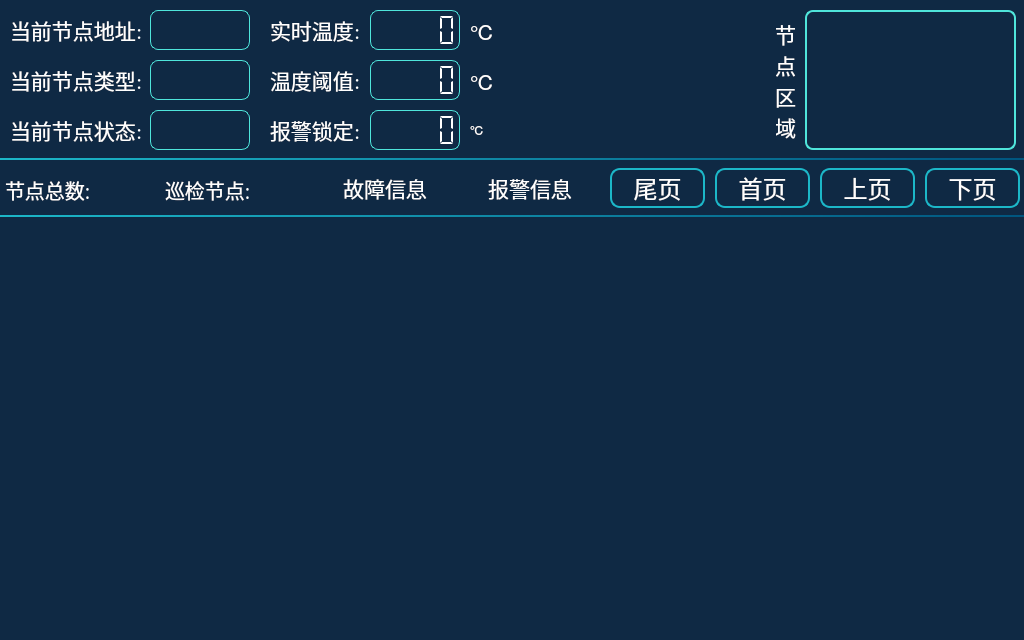
<?xml version="1.0" encoding="UTF-8"?>
<ui version="4.0">
 <class>NodeView</class>
 <widget class="QWidget" name="NodeView">
  <property name="geometry">
   <rect>
    <x>0</x>
    <y>0</y>
    <width>1024</width>
    <height>640</height>
   </rect>
  </property>
  <property name="focusPolicy">
   <enum>Qt::ClickFocus</enum>
  </property>
  <property name="windowTitle">
   <string>Form</string>
  </property>
  <property name="styleSheet">
   <string notr="true">QWidget#NodeView{
color: rgb(255, 255, 255);
background-color: rgb(15, 41, 68);
}
QLCDNumber{
font: 14pt &quot;文泉驿等宽微米黑&quot;;
color: rgb(80, 175, 185);
border:1px solid white;
border-color: rgb(79, 229, 219);
border-radius:8px;
}

QToolButton{
font: 18pt &quot;文泉驿等宽微米黑&quot;;
color: rgb(255, 255, 255);
border:2px solid rgb(28, 183, 200);
border-radius:10px;
background-color: rgb(15, 41, 68);
}
QToolButton:disabled{
font: 18pt &quot;文泉驿等宽微米黑&quot;;
color: rgb(255, 255, 255);
border-color: rgb(255, 255, 255);
}
QToolButton:hover{
font: 17pt &quot;文泉驿等宽微米黑&quot;;
color: rgb(255, 0, 0);
color: rgb(0, 185, 185);
/*background-color: rgb(3, 127, 119);*/
}
QLabel{
font: 16pt &quot;Noto Sans [monotype]&quot;;
color: rgb(80, 175, 185);
}
QLabel#lbArea{
font: 14pt &quot;文泉驿等宽微米黑&quot;;
color: rgb(255, 255, 255);
border:2px solid ;
border-color: rgb(79, 229, 219);
border-radius:8px;
}
</string>
  </property>
  <widget class="QLabel" name="lbCurCanId">
   <property name="geometry">
    <rect>
     <x>270</x>
     <y>170</y>
     <width>40</width>
     <height>40</height>
    </rect>
   </property>
   <property name="font">
    <font>
     <family>文泉驿等宽微米黑</family>
     <pointsize>15</pointsize>
     <weight>50</weight>
     <italic>false</italic>
     <bold>false</bold>
    </font>
   </property>
   <property name="focusPolicy">
    <enum>Qt::TabFocus</enum>
   </property>
   <property name="styleSheet">
    <string notr="true">font: 15pt &quot;文泉驿等宽微米黑&quot;;
color: rgb(255, 255, 255);</string>
   </property>
   <property name="text">
    <string/>
   </property>
   <property name="alignment">
    <set>Qt::AlignCenter</set>
   </property>
  </widget>
  <widget class="QToolButton" name="tBtnHeadPage">
   <property name="geometry">
    <rect>
     <x>715</x>
     <y>168</y>
     <width>95</width>
     <height>40</height>
    </rect>
   </property>
   <property name="font">
    <font>
     <family>文泉驿等宽微米黑</family>
     <pointsize>18</pointsize>
     <weight>50</weight>
     <italic>false</italic>
     <bold>false</bold>
    </font>
   </property>
   <property name="focusPolicy">
    <enum>Qt::NoFocus</enum>
   </property>
   <property name="text">
    <string>首页</string>
   </property>
   <property name="icon">
    <iconset resource="../image.qrc">
     <normaloff>:/Image/headPage.png</normaloff>:/Image/headPage.png</iconset>
   </property>
   <property name="iconSize">
    <size>
     <width>23</width>
     <height>23</height>
    </size>
   </property>
   <property name="toolButtonStyle">
    <enum>Qt::ToolButtonTextBesideIcon</enum>
   </property>
  </widget>
  <widget class="QScrollArea" name="scrollArea">
   <property name="geometry">
    <rect>
     <x>15</x>
     <y>230</y>
     <width>990</width>
     <height>400</height>
    </rect>
   </property>
   <property name="focusPolicy">
    <enum>Qt::ClickFocus</enum>
   </property>
   <property name="styleSheet">
    <string notr="true">QScrollArea#scrollArea{
border:1px none;
background-color: rgb(15, 41, 68);
}
QToolButton{
font: 12pt &quot;文泉驿等宽微米黑&quot;;
border:1px solid;
background-color: rgb(14, 221, 111);
border-radius:10px;
border-color: rgb(53, 156, 212);
color: rgb(0, 0, 0);
}
</string>
   </property>
   <property name="verticalScrollBarPolicy">
    <enum>Qt::ScrollBarAlwaysOff</enum>
   </property>
   <property name="horizontalScrollBarPolicy">
    <enum>Qt::ScrollBarAlwaysOff</enum>
   </property>
   <property name="widgetResizable">
    <bool>true</bool>
   </property>
   <widget class="QWidget" name="scrollAreaWidgetContents">
    <property name="geometry">
     <rect>
      <x>0</x>
      <y>0</y>
      <width>990</width>
      <height>400</height>
     </rect>
    </property>
    <property name="styleSheet">
     <string notr="true">QWidget#scrollAreaWidgetContents{
background-color: rgb(15, 41, 68);
}
QToolButton{
color: rgb(0, 0, 0);
font: 12pt &quot;文泉驿等宽微米黑&quot;;
border:1px solid rgb(53, 156, 212);
background-color: rgb(0, 255, 0);
border-radius:10px;
}</string>
    </property>
   </widget>
  </widget>
  <widget class="QLabel" name="label_22">
   <property name="geometry">
    <rect>
     <x>0</x>
     <y>158</y>
     <width>1024</width>
     <height>2</height>
    </rect>
   </property>
   <property name="styleSheet">
    <string notr="true">font: 16pt &quot;文泉驿等宽微米黑&quot;;
background-color: qlineargradient(spread:reflect, x1:0, y1:0, x2:1, y2:0, stop:0 rgba(28, 183, 200, 255), stop:1 rgba(0, 85, 127, 255));</string>
   </property>
   <property name="text">
    <string/>
   </property>
  </widget>
  <widget class="QLabel" name="lb_Time_3">
   <property name="geometry">
    <rect>
     <x>5</x>
     <y>170</y>
     <width>100</width>
     <height>40</height>
    </rect>
   </property>
   <property name="font">
    <font>
     <family>文泉驿等宽微米黑</family>
     <pointsize>15</pointsize>
     <weight>50</weight>
     <italic>false</italic>
     <bold>false</bold>
    </font>
   </property>
   <property name="focusPolicy">
    <enum>Qt::TabFocus</enum>
   </property>
   <property name="styleSheet">
    <string notr="true">font: 15pt &quot;文泉驿等宽微米黑&quot;;
color: rgb(255, 255, 255);</string>
   </property>
   <property name="text">
    <string>节点总数:</string>
   </property>
   <property name="alignment">
    <set>Qt::AlignLeading|Qt::AlignLeft|Qt::AlignVCenter</set>
   </property>
  </widget>
  <widget class="QToolButton" name="tBtnErrorInfo">
   <property name="geometry">
    <rect>
     <x>320</x>
     <y>170</y>
     <width>130</width>
     <height>35</height>
    </rect>
   </property>
   <property name="font">
    <font>
     <family>文泉驿等宽微米黑</family>
     <pointsize>16</pointsize>
     <weight>50</weight>
     <italic>false</italic>
     <bold>false</bold>
    </font>
   </property>
   <property name="focusPolicy">
    <enum>Qt::NoFocus</enum>
   </property>
   <property name="styleSheet">
    <string notr="true">QToolButton{
font: 16pt &quot;文泉驿等宽微米黑&quot;;
color: rgb(255, 255, 255);
border:2px none rgb(28, 183, 200);
border-radius:10px;
background-color: rgb(43, 79, 102);
background-color: rgb(15, 41, 68);
}
</string>
   </property>
   <property name="text">
    <string>故障信息</string>
   </property>
   <property name="icon">
    <iconset resource="../image.qrc">
     <normaloff>:/Image/errorInfo.png</normaloff>:/Image/errorInfo.png</iconset>
   </property>
   <property name="iconSize">
    <size>
     <width>35</width>
     <height>35</height>
    </size>
   </property>
   <property name="toolButtonStyle">
    <enum>Qt::ToolButtonTextBesideIcon</enum>
   </property>
  </widget>
  <widget class="QLabel" name="lbArea">
   <property name="geometry">
    <rect>
     <x>805</x>
     <y>10</y>
     <width>211</width>
     <height>140</height>
    </rect>
   </property>
   <property name="styleSheet">
    <string notr="true"/>
   </property>
   <property name="text">
    <string/>
   </property>
   <property name="textFormat">
    <enum>Qt::AutoText</enum>
   </property>
   <property name="alignment">
    <set>Qt::AlignLeading|Qt::AlignLeft|Qt::AlignTop</set>
   </property>
   <property name="wordWrap">
    <bool>true</bool>
   </property>
  </widget>
  <widget class="QLabel" name="lbNodeCanId">
   <property name="geometry">
    <rect>
     <x>150</x>
     <y>10</y>
     <width>100</width>
     <height>40</height>
    </rect>
   </property>
   <property name="font">
    <font>
     <family>Noto Sans [monotype]</family>
     <pointsize>16</pointsize>
     <weight>50</weight>
     <italic>false</italic>
     <bold>false</bold>
    </font>
   </property>
   <property name="styleSheet">
    <string notr="true">color: rgb(255, 255, 255);
border:1px solid white;
border-color: rgb(79, 229, 219);
border-radius:8px;</string>
   </property>
   <property name="text">
    <string/>
   </property>
   <property name="alignment">
    <set>Qt::AlignCenter</set>
   </property>
  </widget>
  <widget class="QLabel" name="lbNodeState">
   <property name="geometry">
    <rect>
     <x>150</x>
     <y>110</y>
     <width>100</width>
     <height>40</height>
    </rect>
   </property>
   <property name="font">
    <font>
     <family>Noto Sans [monotype]</family>
     <pointsize>16</pointsize>
     <weight>50</weight>
     <italic>false</italic>
     <bold>false</bold>
    </font>
   </property>
   <property name="styleSheet">
    <string notr="true">color: rgb(255, 255, 255);
border:1px solid white;
border-color: rgb(79, 229, 219);
border-radius:8px;</string>
   </property>
   <property name="text">
    <string/>
   </property>
   <property name="alignment">
    <set>Qt::AlignCenter</set>
   </property>
  </widget>
  <widget class="QLabel" name="lb_Time_2">
   <property name="geometry">
    <rect>
     <x>165</x>
     <y>170</y>
     <width>100</width>
     <height>40</height>
    </rect>
   </property>
   <property name="font">
    <font>
     <family>文泉驿等宽微米黑</family>
     <pointsize>15</pointsize>
     <weight>50</weight>
     <italic>false</italic>
     <bold>false</bold>
    </font>
   </property>
   <property name="focusPolicy">
    <enum>Qt::TabFocus</enum>
   </property>
   <property name="styleSheet">
    <string notr="true">font: 15pt &quot;文泉驿等宽微米黑&quot;;
color: rgb(255, 255, 255);</string>
   </property>
   <property name="text">
    <string>巡检节点:</string>
   </property>
   <property name="alignment">
    <set>Qt::AlignLeading|Qt::AlignLeft|Qt::AlignVCenter</set>
   </property>
  </widget>
  <widget class="QToolButton" name="tBtnAlarmInfo">
   <property name="geometry">
    <rect>
     <x>465</x>
     <y>170</y>
     <width>130</width>
     <height>35</height>
    </rect>
   </property>
   <property name="font">
    <font>
     <family>文泉驿等宽微米黑</family>
     <pointsize>16</pointsize>
     <weight>50</weight>
     <italic>false</italic>
     <bold>false</bold>
    </font>
   </property>
   <property name="focusPolicy">
    <enum>Qt::NoFocus</enum>
   </property>
   <property name="styleSheet">
    <string notr="true">QToolButton{
font: 16pt &quot;文泉驿等宽微米黑&quot;;
color: rgb(255, 255, 255);
border:2px none rgb(28, 183, 200);
border-radius:10px;
background-color: rgb(43, 79, 102);
background-color: rgb(15, 41, 68);
}
</string>
   </property>
   <property name="text">
    <string>报警信息</string>
   </property>
   <property name="icon">
    <iconset resource="../image.qrc">
     <normaloff>:/Image/alarmInfo.png</normaloff>:/Image/alarmInfo.png</iconset>
   </property>
   <property name="iconSize">
    <size>
     <width>35</width>
     <height>35</height>
    </size>
   </property>
   <property name="toolButtonStyle">
    <enum>Qt::ToolButtonTextBesideIcon</enum>
   </property>
  </widget>
  <widget class="QToolButton" name="tBtnLastPage">
   <property name="geometry">
    <rect>
     <x>820</x>
     <y>168</y>
     <width>95</width>
     <height>40</height>
    </rect>
   </property>
   <property name="font">
    <font>
     <family>文泉驿等宽微米黑</family>
     <pointsize>18</pointsize>
     <weight>50</weight>
     <italic>false</italic>
     <bold>false</bold>
    </font>
   </property>
   <property name="focusPolicy">
    <enum>Qt::NoFocus</enum>
   </property>
   <property name="text">
    <string>上页</string>
   </property>
   <property name="icon">
    <iconset resource="../image.qrc">
     <normaloff>:/Image/arrow-up.png</normaloff>:/Image/arrow-up.png</iconset>
   </property>
   <property name="iconSize">
    <size>
     <width>27</width>
     <height>27</height>
    </size>
   </property>
   <property name="toolButtonStyle">
    <enum>Qt::ToolButtonTextBesideIcon</enum>
   </property>
  </widget>
  <widget class="QToolButton" name="tBtnTailPage">
   <property name="geometry">
    <rect>
     <x>610</x>
     <y>168</y>
     <width>95</width>
     <height>40</height>
    </rect>
   </property>
   <property name="font">
    <font>
     <family>文泉驿等宽微米黑</family>
     <pointsize>18</pointsize>
     <weight>50</weight>
     <italic>false</italic>
     <bold>false</bold>
    </font>
   </property>
   <property name="focusPolicy">
    <enum>Qt::NoFocus</enum>
   </property>
   <property name="text">
    <string>尾页</string>
   </property>
   <property name="icon">
    <iconset resource="../image.qrc">
     <normaloff>:/Image/tailPage.png</normaloff>:/Image/tailPage.png</iconset>
   </property>
   <property name="iconSize">
    <size>
     <width>23</width>
     <height>23</height>
    </size>
   </property>
   <property name="toolButtonStyle">
    <enum>Qt::ToolButtonTextBesideIcon</enum>
   </property>
  </widget>
  <widget class="QLabel" name="lb_node_3">
   <property name="geometry">
    <rect>
     <x>10</x>
     <y>110</y>
     <width>135</width>
     <height>40</height>
    </rect>
   </property>
   <property name="font">
    <font>
     <family>Noto Sans [monotype]</family>
     <pointsize>16</pointsize>
     <weight>50</weight>
     <italic>false</italic>
     <bold>false</bold>
    </font>
   </property>
   <property name="styleSheet">
    <string notr="true">color: rgb(255, 255, 255);</string>
   </property>
   <property name="text">
    <string>当前节点状态:</string>
   </property>
   <property name="alignment">
    <set>Qt::AlignLeading|Qt::AlignLeft|Qt::AlignVCenter</set>
   </property>
  </widget>
  <widget class="QLabel" name="label_21">
   <property name="geometry">
    <rect>
     <x>0</x>
     <y>215</y>
     <width>1024</width>
     <height>2</height>
    </rect>
   </property>
   <property name="styleSheet">
    <string notr="true">font: 16pt &quot;文泉驿等宽微米黑&quot;;
background-color: qlineargradient(spread:reflect, x1:0, y1:0, x2:1, y2:0, stop:0 rgba(28, 183, 200, 255), stop:1 rgba(0, 85, 127, 255));</string>
   </property>
   <property name="text">
    <string/>
   </property>
  </widget>
  <widget class="QLabel" name="label_28">
   <property name="geometry">
    <rect>
     <x>775</x>
     <y>20</y>
     <width>26</width>
     <height>121</height>
    </rect>
   </property>
   <property name="font">
    <font>
     <family>Noto Sans [monotype]</family>
     <pointsize>16</pointsize>
     <weight>50</weight>
     <italic>false</italic>
     <bold>false</bold>
    </font>
   </property>
   <property name="styleSheet">
    <string notr="true">color: rgb(255, 255, 255);</string>
   </property>
   <property name="text">
    <string>节
点
区
域</string>
   </property>
  </widget>
  <widget class="QLabel" name="lbNodeType">
   <property name="geometry">
    <rect>
     <x>150</x>
     <y>60</y>
     <width>100</width>
     <height>40</height>
    </rect>
   </property>
   <property name="font">
    <font>
     <family>Noto Sans [monotype]</family>
     <pointsize>16</pointsize>
     <weight>50</weight>
     <italic>false</italic>
     <bold>false</bold>
    </font>
   </property>
   <property name="styleSheet">
    <string notr="true">color: rgb(255, 255, 255);
border:1px solid white;
border-color: rgb(79, 229, 219);
border-radius:8px;</string>
   </property>
   <property name="text">
    <string/>
   </property>
   <property name="alignment">
    <set>Qt::AlignCenter</set>
   </property>
  </widget>
  <widget class="QLabel" name="lb_node_2">
   <property name="geometry">
    <rect>
     <x>10</x>
     <y>10</y>
     <width>135</width>
     <height>40</height>
    </rect>
   </property>
   <property name="font">
    <font>
     <family>Noto Sans [monotype]</family>
     <pointsize>16</pointsize>
     <weight>50</weight>
     <italic>false</italic>
     <bold>false</bold>
    </font>
   </property>
   <property name="styleSheet">
    <string notr="true">color: rgb(255, 255, 255);</string>
   </property>
   <property name="text">
    <string>当前节点地址:</string>
   </property>
   <property name="alignment">
    <set>Qt::AlignLeading|Qt::AlignLeft|Qt::AlignVCenter</set>
   </property>
  </widget>
  <widget class="QLabel" name="lbNodeCount">
   <property name="geometry">
    <rect>
     <x>95</x>
     <y>170</y>
     <width>66</width>
     <height>40</height>
    </rect>
   </property>
   <property name="font">
    <font>
     <family>文泉驿等宽微米黑</family>
     <pointsize>15</pointsize>
     <weight>50</weight>
     <italic>false</italic>
     <bold>false</bold>
    </font>
   </property>
   <property name="styleSheet">
    <string notr="true">font: 15pt &quot;文泉驿等宽微米黑&quot;;
color: rgb(255, 255, 255);</string>
   </property>
   <property name="text">
    <string/>
   </property>
   <property name="alignment">
    <set>Qt::AlignCenter</set>
   </property>
  </widget>
  <widget class="QToolButton" name="tBtnNestPage">
   <property name="enabled">
    <bool>true</bool>
   </property>
   <property name="geometry">
    <rect>
     <x>925</x>
     <y>168</y>
     <width>95</width>
     <height>40</height>
    </rect>
   </property>
   <property name="font">
    <font>
     <family>文泉驿等宽微米黑</family>
     <pointsize>18</pointsize>
     <weight>50</weight>
     <italic>false</italic>
     <bold>false</bold>
    </font>
   </property>
   <property name="focusPolicy">
    <enum>Qt::NoFocus</enum>
   </property>
   <property name="text">
    <string>下页</string>
   </property>
   <property name="icon">
    <iconset resource="../image.qrc">
     <normaloff>:/Image/arrow-down.png</normaloff>:/Image/arrow-down.png</iconset>
   </property>
   <property name="iconSize">
    <size>
     <width>27</width>
     <height>27</height>
    </size>
   </property>
   <property name="toolButtonStyle">
    <enum>Qt::ToolButtonTextBesideIcon</enum>
   </property>
  </widget>
  <widget class="QLabel" name="lb_node_6">
   <property name="geometry">
    <rect>
     <x>10</x>
     <y>60</y>
     <width>135</width>
     <height>40</height>
    </rect>
   </property>
   <property name="font">
    <font>
     <family>Noto Sans [monotype]</family>
     <pointsize>16</pointsize>
     <weight>50</weight>
     <italic>false</italic>
     <bold>false</bold>
    </font>
   </property>
   <property name="styleSheet">
    <string notr="true">color: rgb(255, 255, 255);</string>
   </property>
   <property name="text">
    <string>当前节点类型:</string>
   </property>
   <property name="alignment">
    <set>Qt::AlignLeading|Qt::AlignLeft|Qt::AlignVCenter</set>
   </property>
  </widget>
  <widget class="QStackedWidget" name="stackedWidget">
   <property name="geometry">
    <rect>
     <x>260</x>
     <y>5</y>
     <width>516</width>
     <height>150</height>
    </rect>
   </property>
   <property name="styleSheet">
    <string notr="true">background-color: rgb(15, 41, 68);</string>
   </property>
   <property name="currentIndex">
    <number>1</number>
   </property>
   <widget class="QWidget" name="leakPage">
    <widget class="QLCDNumber" name="lcdNbLockLeak">
     <property name="geometry">
      <rect>
       <x>110</x>
       <y>105</y>
       <width>90</width>
       <height>40</height>
      </rect>
     </property>
     <property name="styleSheet">
      <string notr="true">color: rgb(255, 255, 255);</string>
     </property>
     <property name="smallDecimalPoint">
      <bool>false</bool>
     </property>
     <property name="digitCount">
      <number>5</number>
     </property>
     <property name="segmentStyle">
      <enum>QLCDNumber::Flat</enum>
     </property>
    </widget>
    <widget class="QLabel" name="lbIA_1">
     <property name="geometry">
      <rect>
       <x>10</x>
       <y>105</y>
       <width>95</width>
       <height>40</height>
      </rect>
     </property>
     <property name="font">
      <font>
       <family>Noto Sans [monotype]</family>
       <pointsize>16</pointsize>
       <weight>50</weight>
       <italic>false</italic>
       <bold>false</bold>
      </font>
     </property>
     <property name="styleSheet">
      <string notr="true">color: rgb(255, 255, 255);</string>
     </property>
     <property name="text">
      <string>报警锁定:</string>
     </property>
    </widget>
    <widget class="QLabel" name="lbVA_1">
     <property name="geometry">
      <rect>
       <x>10</x>
       <y>5</y>
       <width>95</width>
       <height>40</height>
      </rect>
     </property>
     <property name="font">
      <font>
       <family>Noto Sans [monotype]</family>
       <pointsize>16</pointsize>
       <weight>50</weight>
       <italic>false</italic>
       <bold>false</bold>
      </font>
     </property>
     <property name="styleSheet">
      <string notr="true">color: rgb(255, 255, 255);</string>
     </property>
     <property name="text">
      <string>实时漏电:</string>
     </property>
    </widget>
    <widget class="QLabel" name="lbUnitVA_1">
     <property name="geometry">
      <rect>
       <x>210</x>
       <y>5</y>
       <width>35</width>
       <height>40</height>
      </rect>
     </property>
     <property name="font">
      <font>
       <family>Noto Sans [monotype]</family>
       <pointsize>16</pointsize>
       <weight>50</weight>
       <italic>false</italic>
       <bold>false</bold>
      </font>
     </property>
     <property name="styleSheet">
      <string notr="true">color: rgb(255, 255, 255);</string>
     </property>
     <property name="text">
      <string>mA</string>
     </property>
    </widget>
    <widget class="QLabel" name="lbUnitIA_1">
     <property name="geometry">
      <rect>
       <x>210</x>
       <y>105</y>
       <width>35</width>
       <height>40</height>
      </rect>
     </property>
     <property name="font">
      <font>
       <family>Noto Sans [monotype]</family>
       <pointsize>16</pointsize>
       <weight>50</weight>
       <italic>false</italic>
       <bold>false</bold>
      </font>
     </property>
     <property name="styleSheet">
      <string notr="true">color: rgb(255, 255, 255);</string>
     </property>
     <property name="text">
      <string>mA</string>
     </property>
    </widget>
    <widget class="QLabel" name="lbVA_2">
     <property name="geometry">
      <rect>
       <x>260</x>
       <y>5</y>
       <width>95</width>
       <height>40</height>
      </rect>
     </property>
     <property name="font">
      <font>
       <family>Noto Sans [monotype]</family>
       <pointsize>16</pointsize>
       <weight>50</weight>
       <italic>false</italic>
       <bold>false</bold>
      </font>
     </property>
     <property name="styleSheet">
      <string notr="true">color: rgb(255, 255, 255);</string>
     </property>
     <property name="text">
      <string>固有漏电:</string>
     </property>
    </widget>
    <widget class="QLCDNumber" name="lcdNbBaseLeak">
     <property name="geometry">
      <rect>
       <x>360</x>
       <y>5</y>
       <width>90</width>
       <height>40</height>
      </rect>
     </property>
     <property name="styleSheet">
      <string notr="true">color: rgb(255, 255, 255);</string>
     </property>
     <property name="smallDecimalPoint">
      <bool>false</bool>
     </property>
     <property name="digitCount">
      <number>5</number>
     </property>
     <property name="segmentStyle">
      <enum>QLCDNumber::Flat</enum>
     </property>
    </widget>
    <widget class="QLCDNumber" name="lcdNbRealLeak">
     <property name="geometry">
      <rect>
       <x>110</x>
       <y>5</y>
       <width>90</width>
       <height>40</height>
      </rect>
     </property>
     <property name="styleSheet">
      <string notr="true">color: rgb(255, 255, 255);</string>
     </property>
     <property name="smallDecimalPoint">
      <bool>false</bool>
     </property>
     <property name="digitCount">
      <number>5</number>
     </property>
     <property name="segmentStyle">
      <enum>QLCDNumber::Flat</enum>
     </property>
    </widget>
    <widget class="QLabel" name="lbUnitVA_2">
     <property name="geometry">
      <rect>
       <x>460</x>
       <y>5</y>
       <width>35</width>
       <height>40</height>
      </rect>
     </property>
     <property name="font">
      <font>
       <family>Noto Sans [monotype]</family>
       <pointsize>16</pointsize>
       <weight>50</weight>
       <italic>false</italic>
       <bold>false</bold>
      </font>
     </property>
     <property name="styleSheet">
      <string notr="true">color: rgb(255, 255, 255);</string>
     </property>
     <property name="text">
      <string>mA</string>
     </property>
    </widget>
    <widget class="QLabel" name="lbUnitIA_2">
     <property name="geometry">
      <rect>
       <x>210</x>
       <y>55</y>
       <width>35</width>
       <height>40</height>
      </rect>
     </property>
     <property name="font">
      <font>
       <family>Noto Sans [monotype]</family>
       <pointsize>16</pointsize>
       <weight>50</weight>
       <italic>false</italic>
       <bold>false</bold>
      </font>
     </property>
     <property name="styleSheet">
      <string notr="true">color: rgb(255, 255, 255);</string>
     </property>
     <property name="text">
      <string>mA</string>
     </property>
    </widget>
    <widget class="QLabel" name="lbIA_2">
     <property name="geometry">
      <rect>
       <x>10</x>
       <y>55</y>
       <width>95</width>
       <height>40</height>
      </rect>
     </property>
     <property name="font">
      <font>
       <family>Noto Sans [monotype]</family>
       <pointsize>16</pointsize>
       <weight>50</weight>
       <italic>false</italic>
       <bold>false</bold>
      </font>
     </property>
     <property name="styleSheet">
      <string notr="true">color: rgb(255, 255, 255);</string>
     </property>
     <property name="text">
      <string>漏电阈值:</string>
     </property>
    </widget>
    <widget class="QLCDNumber" name="lcdNbAlarmLeak">
     <property name="geometry">
      <rect>
       <x>110</x>
       <y>55</y>
       <width>90</width>
       <height>40</height>
      </rect>
     </property>
     <property name="styleSheet">
      <string notr="true">color: rgb(255, 255, 255);</string>
     </property>
     <property name="smallDecimalPoint">
      <bool>false</bool>
     </property>
     <property name="digitCount">
      <number>5</number>
     </property>
     <property name="segmentStyle">
      <enum>QLCDNumber::Flat</enum>
     </property>
    </widget>
   </widget>
   <widget class="QWidget" name="tempPage">
    <widget class="QLabel" name="lbUnitVB_1">
     <property name="geometry">
      <rect>
       <x>210</x>
       <y>5</y>
       <width>35</width>
       <height>40</height>
      </rect>
     </property>
     <property name="font">
      <font>
       <family>Ubuntu</family>
       <pointsize>16</pointsize>
       <weight>50</weight>
       <italic>false</italic>
       <bold>false</bold>
      </font>
     </property>
     <property name="styleSheet">
      <string notr="true">color: rgb(255, 255, 255);
font: 16pt &quot;Ubuntu&quot;;</string>
     </property>
     <property name="text">
      <string>℃</string>
     </property>
    </widget>
    <widget class="QLabel" name="lbUnitIB_1">
     <property name="geometry">
      <rect>
       <x>210</x>
       <y>105</y>
       <width>35</width>
       <height>40</height>
      </rect>
     </property>
     <property name="styleSheet">
      <string notr="true">color: rgb(255, 255, 255);
font: 16pt &quot;Ubuntu&quot;;</string>
     </property>
     <property name="text">
      <string>℃</string>
     </property>
    </widget>
    <widget class="QLabel" name="lbIB_1">
     <property name="geometry">
      <rect>
       <x>10</x>
       <y>105</y>
       <width>95</width>
       <height>40</height>
      </rect>
     </property>
     <property name="font">
      <font>
       <family>Noto Sans [monotype]</family>
       <pointsize>16</pointsize>
       <weight>50</weight>
       <italic>false</italic>
       <bold>false</bold>
      </font>
     </property>
     <property name="styleSheet">
      <string notr="true">color: rgb(255, 255, 255);</string>
     </property>
     <property name="text">
      <string>报警锁定:</string>
     </property>
    </widget>
    <widget class="QLCDNumber" name="lcdNbRealTemp">
     <property name="geometry">
      <rect>
       <x>110</x>
       <y>5</y>
       <width>90</width>
       <height>40</height>
      </rect>
     </property>
     <property name="styleSheet">
      <string notr="true">color: rgb(255, 255, 255);</string>
     </property>
     <property name="smallDecimalPoint">
      <bool>false</bool>
     </property>
     <property name="digitCount">
      <number>5</number>
     </property>
     <property name="segmentStyle">
      <enum>QLCDNumber::Flat</enum>
     </property>
     <property name="intValue" stdset="0">
      <number>0</number>
     </property>
    </widget>
    <widget class="QLCDNumber" name="lcdNbLockTemp">
     <property name="geometry">
      <rect>
       <x>110</x>
       <y>105</y>
       <width>90</width>
       <height>40</height>
      </rect>
     </property>
     <property name="styleSheet">
      <string notr="true">color: rgb(255, 255, 255);</string>
     </property>
     <property name="smallDecimalPoint">
      <bool>false</bool>
     </property>
     <property name="digitCount">
      <number>5</number>
     </property>
     <property name="segmentStyle">
      <enum>QLCDNumber::Flat</enum>
     </property>
     <property name="intValue" stdset="0">
      <number>0</number>
     </property>
    </widget>
    <widget class="QLabel" name="lbVB_1">
     <property name="geometry">
      <rect>
       <x>10</x>
       <y>5</y>
       <width>95</width>
       <height>40</height>
      </rect>
     </property>
     <property name="font">
      <font>
       <family>Noto Sans [monotype]</family>
       <pointsize>16</pointsize>
       <weight>50</weight>
       <italic>false</italic>
       <bold>false</bold>
      </font>
     </property>
     <property name="styleSheet">
      <string notr="true">color: rgb(255, 255, 255);</string>
     </property>
     <property name="text">
      <string>实时温度:</string>
     </property>
    </widget>
    <widget class="QLCDNumber" name="lcdNbAlarmTemp">
     <property name="geometry">
      <rect>
       <x>110</x>
       <y>55</y>
       <width>90</width>
       <height>40</height>
      </rect>
     </property>
     <property name="styleSheet">
      <string notr="true">color: rgb(255, 255, 255);</string>
     </property>
     <property name="smallDecimalPoint">
      <bool>false</bool>
     </property>
     <property name="digitCount">
      <number>5</number>
     </property>
     <property name="segmentStyle">
      <enum>QLCDNumber::Flat</enum>
     </property>
    </widget>
    <widget class="QLabel" name="lbIA_3">
     <property name="geometry">
      <rect>
       <x>10</x>
       <y>55</y>
       <width>95</width>
       <height>40</height>
      </rect>
     </property>
     <property name="font">
      <font>
       <family>Noto Sans [monotype]</family>
       <pointsize>16</pointsize>
       <weight>50</weight>
       <italic>false</italic>
       <bold>false</bold>
      </font>
     </property>
     <property name="styleSheet">
      <string notr="true">color: rgb(255, 255, 255);</string>
     </property>
     <property name="text">
      <string>温度阈值:</string>
     </property>
    </widget>
    <widget class="QLabel" name="lbUnitIA_3">
     <property name="geometry">
      <rect>
       <x>210</x>
       <y>55</y>
       <width>35</width>
       <height>40</height>
      </rect>
     </property>
     <property name="font">
      <font>
       <family>Ubuntu</family>
       <pointsize>16</pointsize>
       <weight>50</weight>
       <italic>false</italic>
       <bold>false</bold>
      </font>
     </property>
     <property name="styleSheet">
      <string notr="true">color: rgb(255, 255, 255);
font: 16pt &quot;Ubuntu&quot;;</string>
     </property>
     <property name="text">
      <string>℃</string>
     </property>
    </widget>
   </widget>
  </widget>
 </widget>
 <resources>
  <include location="../image.qrc"/>
 </resources>
 <connections/>
</ui>
